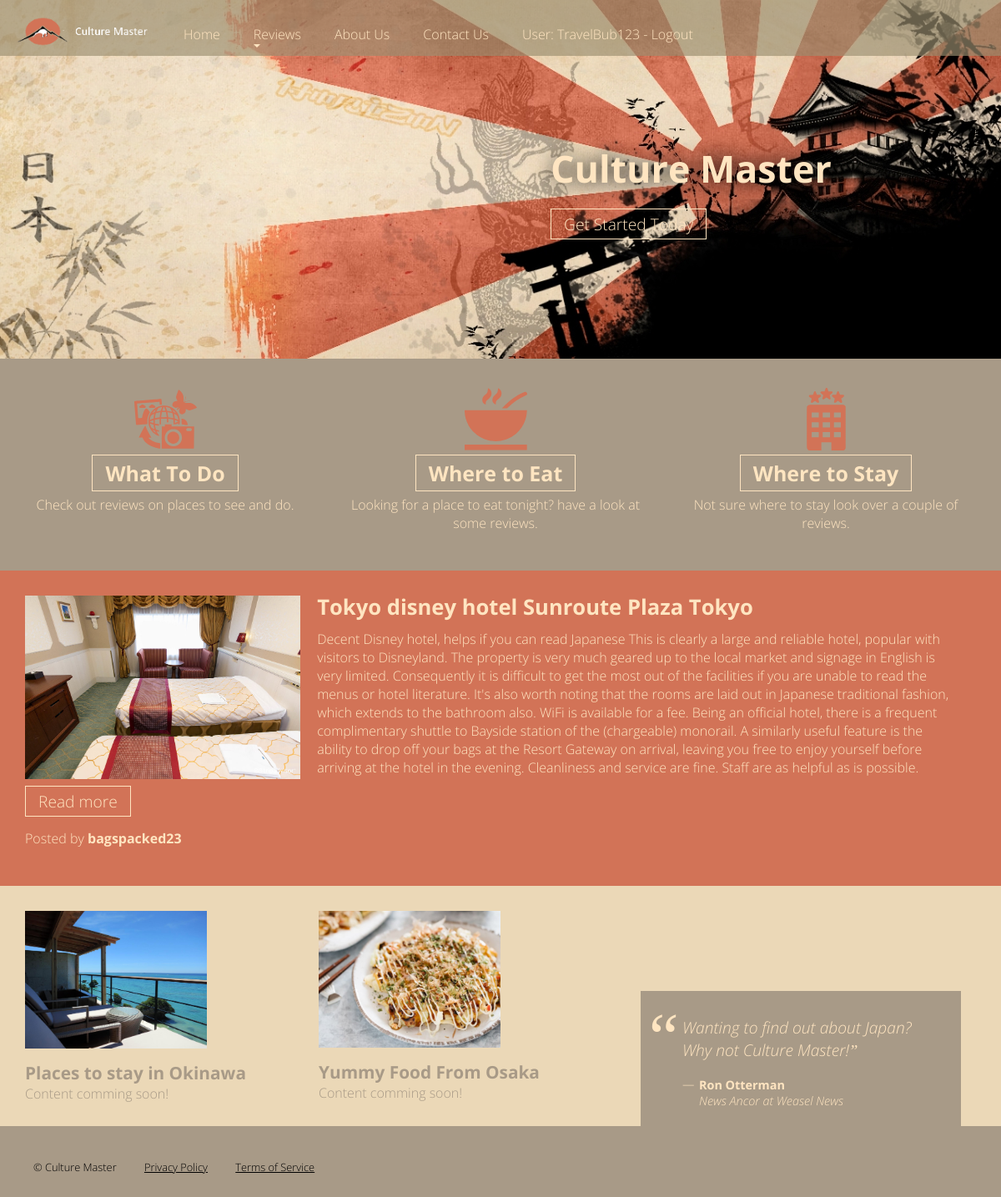
Screenshot of /home/ (signed in) with the database file from the repository.
### home/models.py (models this page shows, shortened)
class Review(models.Model):
    TYPE_CHOICES =(
        ('Food' ,'Food'),
        ('Activities', 'Activities'),
        ('Accommodation','Accommodation')
    )
    title = models.CharField(max_length=50)
    type = models.CharField(choices=TYPE_CHOICES, max_length=30, default=2)
    content = models.CharField(max_length=4096)
    poster = models.ForeignKey(settings.AUTH_USER_MODEL, on_delete=models.SET_NULL, null=True)
    posted = models.CharField(max_length=10, default=timezone.now)
    image = models.ImageField(upload_to='review_Images/')
    readonly_fields=('posted', 'poster')

### home/views.py (the view)
# urls.py: path('home/', include('home.urls')),
def home(request):
    queryset1 = Review.objects.order_by('-posted')[:1]
    meta = {
        'title': 'Home',
        'companyName': companyName,
        'review_list': queryset1,
        'description': companyName +' home page where you can see a quick rundown of the page and its features'
    }
    return render(request, 'home/home.html', meta)

### home/templates/home/home.html
{% extends "base.html" %}
{% load static %}
{% block content %}
<section class="main">
  <aside>
    <div class="content trending">
      <h3><a class="btn" href="{% url 'reviews_list_strd' %}">What To Do</a></h3>
      <p>Check out reviews on places to see and do.</p>
    </div>
  </aside>
  <aside>
    <div class="content find">
      <h3><a class="btn" href="{% url 'reviews_list_strd' %}">Where to Eat</a></h3>
      <p>Looking for a place to eat tonight? have a look at some reviews.</p>
    </div>
  </aside>
  <aside>
    <div class="content tools">
      <h3><a class="btn" href="{% url 'reviews_list_strd' %}">Where to Stay</a></h3>
      <p>Not sure where to stay look over a couple of reviews.</p>
    </div>
  </aside>
</section>
<section class="atmo">
  <article>
      {% if review_list %}
          {% for i in review_list %}
     <img class="imageNew" id="reviewImage" src="{{i.image.url}}">
    <h2>{{ i.title|capfirst }}</h2>
    <p>{{ i.content }}</p>
    <a class="btn" title="Launching" href="{% url 'review_detail' i.id %}">Read more</a>
    <p class="poster">Posted by <strong>{{i.poster}}</strong></p>
          {% endfor %}
        {% else %}
        <p>There are no reviews to display.</p>
        {% endif %}
  </article>
</section>
<section class="Phase">
  <aside>
    <div class="content">
        <img class="imgg" alt="Phase 2" src="{% static 'images/Okinawa_Place_to_Stay.png' %}" />
      <h4>Places to stay in Okinawa</h4>
      <p>Content comming soon!</p>
    </div>
  </aside>
  <aside>
    <div class="content">
      <img class="imgg" alt="Phase 3" src="{% static 'images/Yummy_Food_From_Osaka.png' %}">
      <h4>Yummy Food From Osaka</h4>
      <p>Content comming soon!</p>
    </div>
  </aside>
  <blockquote>
    <p class="quote">Wanting to find out about Japan? Why not {{ companyName }}!</p>
    <p class="credit"><strong>Ron Otterman</strong><br><em>News Ancor at Weasel News</em></p>
  </blockquote>
</section>
{% endblock %}

### home/templates/base.html (shortened to what this page needs)
{% load static %}
<!DOCTYPE HTML>
<html>
  <head>
    <link rel="stylesheet" type="text/css" media="screen" href="{% static 'css/css.css' %}">
  </head>
  <body>
    <div id="page">
      <header>
        <div>
          <div class="hero">
            <h1>Culture Master</h1><a id="titleButton" title="Get Started" href="{% url 'reviews_list_strd' %}">Get Started <span>Today</span></a>
          </div>
        </div>
      </header>
      {% block content %}
      {% endblock %}
      <nav id="Navi">
        <a class="logo" title="Culture Master" href="{% url 'home' %}"><span>Culture Master</span></a>
        <ul>
          <li><a title="Home" href="{% url 'home' %}">Home</a></li>
          <li><a title="Reviews" href="{% url 'reviews_list_strd' %}" aria-haspopup="true">Reviews</a>
          </li>
          <li><a title="About Us" href="{% url 'history' %}">About Us</a>
          </li>
          <li><a title="Contact Us" href="{% url 'contact' %}">Contact Us</a></li>
          {% if user.is_authenticated %}
             <li>
             <a href="{% url 'logged_out_user'%}?next={{request.path}}">User: {{ user.get_username }} - Logout</a></li>
           {% else %}
             <li><a href="{% url 'login'%}?next={{request.path}}">Login</a></li>
           {% endif %}
        </ul>
      </nav>
      <footer>
        <div>
          &copy; Culture Master
          <div class="content">
            <a title="Privacy Policy" href="{% url 'privacyPolicy' %}">Privacy Policy</a>
            <a title="Terms of Service" href="{% url 'termsOfService' %}">Terms of Service</a>
          </div>
        </div>
      </footer>
    </div>
  </body>
</html>

### rows the page displays
Review: image (picture), title "Tokyo disney hotel Sunroute Plaza Tokyo", content "Decent Disney hotel, helps if you can read Japanese This is clearly a large and reliable hotel, popular with visitors to Disneyland. The property is very much geared up to the local market and signage in English is very limited. Consequently it is difficult to get the most out of the facilities if you are unable to read the menus or hotel literature. It's also worth noting that the rooms are laid out in Japanese traditional fashion, which extends to the bathroom also. WiFi is available for a fee. Being an official hotel, there is a frequent complimentary shuttle to Bayside station of the (chargeable) monorail. A similarly useful feature is the ability to drop off your bags at the Resort…", poster "bagspacked23"

### other values shown
{{ companyName }} "Culture Master"
{{ user.get_username }} "TravelBub123"
